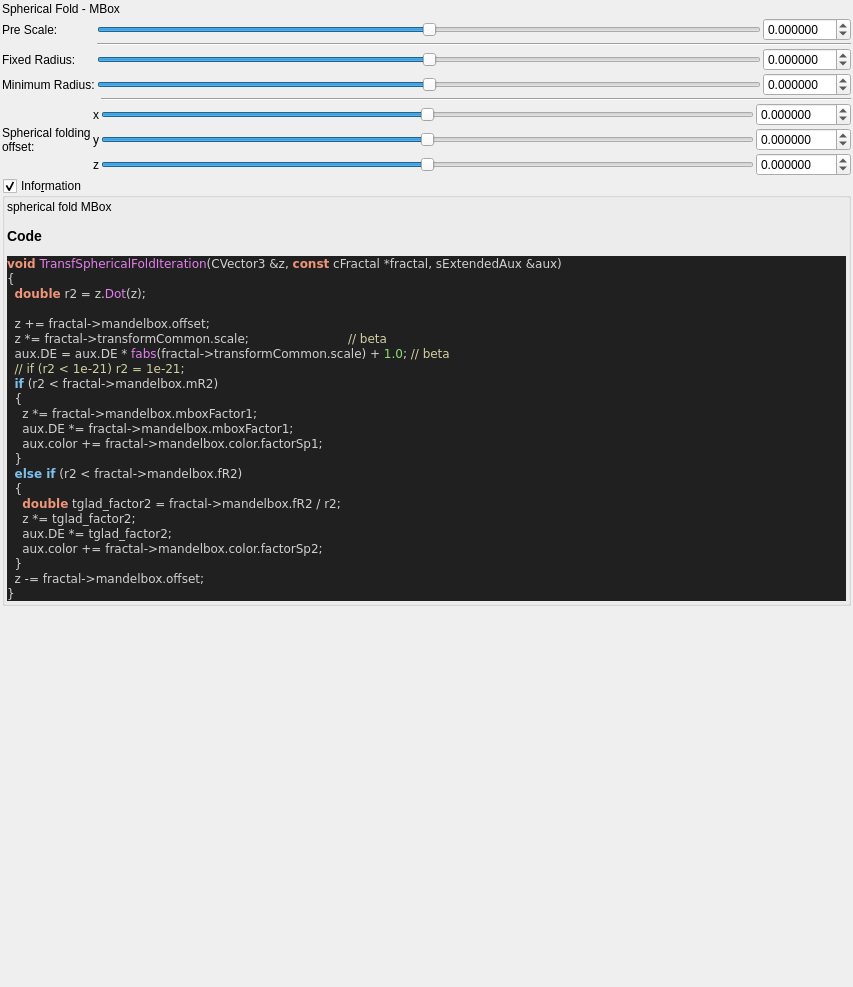
<?xml version="1.0" encoding="UTF-8"?>
<ui version="4.0">
 <class>Form</class>
 <widget class="QWidget" name="Form">
  <property name="geometry">
   <rect>
    <x>0</x>
    <y>0</y>
    <width>853</width>
    <height>987</height>
   </rect>
  </property>
  <property name="windowTitle">
   <string notr="true">transf_spherical_fold</string>
  </property>
  <layout class="QVBoxLayout" name="verticalLayout">
   <property name="spacing">
    <number>2</number>
   </property>
   <property name="leftMargin">
    <number>2</number>
   </property>
   <property name="topMargin">
    <number>2</number>
   </property>
   <property name="rightMargin">
    <number>2</number>
   </property>
   <property name="bottomMargin">
    <number>2</number>
   </property>
   <item>
    <widget class="QLabel" name="label_17">
     <property name="text">
      <string>Spherical Fold - MBox</string>
     </property>
    </widget>
   </item>
   <item>
    <layout class="QGridLayout" name="gridLayout_2">
     <item row="0" column="0">
      <widget class="QLabel" name="label_18">
       <property name="text">
        <string>Pre Scale:</string>
       </property>
      </widget>
     </item>
     <item row="2" column="0">
      <widget class="QLabel" name="label_16">
       <property name="text">
        <string>Fixed Radius:</string>
       </property>
      </widget>
     </item>
     <item row="2" column="2">
      <widget class="MyDoubleSpinBox" name="spinbox_mandelbox_folding_fixed_radius">
       <property name="sizePolicy">
        <sizepolicy hsizetype="Minimum" vsizetype="Maximum">
         <horstretch>0</horstretch>
         <verstretch>0</verstretch>
        </sizepolicy>
       </property>
       <property name="prefix">
        <string/>
       </property>
       <property name="suffix">
        <string/>
       </property>
       <property name="decimals">
        <number>6</number>
       </property>
       <property name="minimum">
        <double>-99.989999999999995</double>
       </property>
       <property name="maximum">
        <double>99.989999999999995</double>
       </property>
       <property name="singleStep">
        <double>0.100000000000000</double>
       </property>
      </widget>
     </item>
     <item row="0" column="2">
      <widget class="MyDoubleSpinBox" name="spinbox_transf_scale">
       <property name="sizePolicy">
        <sizepolicy hsizetype="Minimum" vsizetype="Maximum">
         <horstretch>0</horstretch>
         <verstretch>0</verstretch>
        </sizepolicy>
       </property>
       <property name="prefix">
        <string/>
       </property>
       <property name="suffix">
        <string/>
       </property>
       <property name="decimals">
        <number>6</number>
       </property>
       <property name="minimum">
        <double>-99.989999999999995</double>
       </property>
       <property name="maximum">
        <double>99.989999999999995</double>
       </property>
       <property name="singleStep">
        <double>0.100000000000000</double>
       </property>
      </widget>
     </item>
     <item row="2" column="1">
      <widget class="QSlider" name="slider_mandelbox_folding_fixed_radius">
       <property name="sizePolicy">
        <sizepolicy hsizetype="Expanding" vsizetype="Maximum">
         <horstretch>0</horstretch>
         <verstretch>0</verstretch>
        </sizepolicy>
       </property>
       <property name="minimum">
        <number>-5000000</number>
       </property>
       <property name="maximum">
        <number>5000000</number>
       </property>
       <property name="value">
        <number>0</number>
       </property>
       <property name="sliderPosition">
        <number>0</number>
       </property>
       <property name="orientation">
        <enum>Qt::Horizontal</enum>
       </property>
      </widget>
     </item>
     <item row="3" column="2">
      <widget class="MyDoubleSpinBox" name="spinbox_mandelbox_folding_min_radius">
       <property name="sizePolicy">
        <sizepolicy hsizetype="Minimum" vsizetype="Maximum">
         <horstretch>0</horstretch>
         <verstretch>0</verstretch>
        </sizepolicy>
       </property>
       <property name="prefix">
        <string/>
       </property>
       <property name="suffix">
        <string/>
       </property>
       <property name="decimals">
        <number>6</number>
       </property>
       <property name="minimum">
        <double>-99.989999999999995</double>
       </property>
       <property name="maximum">
        <double>99.989999999999995</double>
       </property>
       <property name="singleStep">
        <double>0.100000000000000</double>
       </property>
      </widget>
     </item>
     <item row="3" column="0">
      <widget class="QLabel" name="label_47">
       <property name="text">
        <string>Minimum Radius:</string>
       </property>
      </widget>
     </item>
     <item row="3" column="1">
      <widget class="QSlider" name="slider_mandelbox_folding_min_radius">
       <property name="sizePolicy">
        <sizepolicy hsizetype="Expanding" vsizetype="Maximum">
         <horstretch>0</horstretch>
         <verstretch>0</verstretch>
        </sizepolicy>
       </property>
       <property name="minimum">
        <number>-5000000</number>
       </property>
       <property name="maximum">
        <number>5000000</number>
       </property>
       <property name="value">
        <number>0</number>
       </property>
       <property name="sliderPosition">
        <number>0</number>
       </property>
       <property name="orientation">
        <enum>Qt::Horizontal</enum>
       </property>
      </widget>
     </item>
     <item row="0" column="1">
      <widget class="QSlider" name="slider_transf_scale">
       <property name="sizePolicy">
        <sizepolicy hsizetype="Expanding" vsizetype="Maximum">
         <horstretch>0</horstretch>
         <verstretch>0</verstretch>
        </sizepolicy>
       </property>
       <property name="minimum">
        <number>-5000000</number>
       </property>
       <property name="maximum">
        <number>5000000</number>
       </property>
       <property name="value">
        <number>0</number>
       </property>
       <property name="sliderPosition">
        <number>0</number>
       </property>
       <property name="orientation">
        <enum>Qt::Horizontal</enum>
       </property>
      </widget>
     </item>
     <item row="1" column="1" colspan="2">
      <widget class="Line" name="line">
       <property name="orientation">
        <enum>Qt::Horizontal</enum>
       </property>
      </widget>
     </item>
    </layout>
   </item>
   <item>
    <layout class="QGridLayout" name="gridLayout_16">
     <property name="spacing">
      <number>2</number>
     </property>
     <item row="3" column="2">
      <widget class="QSlider" name="slider3_mandelbox_offset_x">
       <property name="sizePolicy">
        <sizepolicy hsizetype="Expanding" vsizetype="Maximum">
         <horstretch>0</horstretch>
         <verstretch>0</verstretch>
        </sizepolicy>
       </property>
       <property name="minimum">
        <number>-5000000</number>
       </property>
       <property name="maximum">
        <number>5000000</number>
       </property>
       <property name="singleStep">
        <number>1</number>
       </property>
       <property name="orientation">
        <enum>Qt::Horizontal</enum>
       </property>
      </widget>
     </item>
     <item row="3" column="0" rowspan="3">
      <widget class="QLabel" name="label_15">
       <property name="text">
        <string>Spherical folding
offset:</string>
       </property>
      </widget>
     </item>
     <item row="5" column="2">
      <widget class="QSlider" name="slider3_mandelbox_offset_z">
       <property name="sizePolicy">
        <sizepolicy hsizetype="Expanding" vsizetype="Maximum">
         <horstretch>0</horstretch>
         <verstretch>0</verstretch>
        </sizepolicy>
       </property>
       <property name="minimum">
        <number>-5000000</number>
       </property>
       <property name="maximum">
        <number>5000000</number>
       </property>
       <property name="singleStep">
        <number>1</number>
       </property>
       <property name="orientation">
        <enum>Qt::Horizontal</enum>
       </property>
      </widget>
     </item>
     <item row="4" column="2">
      <widget class="QSlider" name="slider3_mandelbox_offset_y">
       <property name="sizePolicy">
        <sizepolicy hsizetype="Expanding" vsizetype="Maximum">
         <horstretch>0</horstretch>
         <verstretch>0</verstretch>
        </sizepolicy>
       </property>
       <property name="minimum">
        <number>-5000000</number>
       </property>
       <property name="maximum">
        <number>5000000</number>
       </property>
       <property name="singleStep">
        <number>1</number>
       </property>
       <property name="orientation">
        <enum>Qt::Horizontal</enum>
       </property>
      </widget>
     </item>
     <item row="5" column="3">
      <widget class="MyDoubleSpinBox" name="spinbox3_mandelbox_offset_z">
       <property name="sizePolicy">
        <sizepolicy hsizetype="Minimum" vsizetype="Maximum">
         <horstretch>0</horstretch>
         <verstretch>0</verstretch>
        </sizepolicy>
       </property>
       <property name="prefix">
        <string/>
       </property>
       <property name="suffix">
        <string/>
       </property>
       <property name="decimals">
        <number>6</number>
       </property>
       <property name="minimum">
        <double>-100.000000000000000</double>
       </property>
       <property name="maximum">
        <double>100.000000000000000</double>
       </property>
       <property name="singleStep">
        <double>0.100000000000000</double>
       </property>
      </widget>
     </item>
     <item row="4" column="3">
      <widget class="MyDoubleSpinBox" name="spinbox3_mandelbox_offset_y">
       <property name="sizePolicy">
        <sizepolicy hsizetype="Minimum" vsizetype="Maximum">
         <horstretch>0</horstretch>
         <verstretch>0</verstretch>
        </sizepolicy>
       </property>
       <property name="prefix">
        <string/>
       </property>
       <property name="suffix">
        <string/>
       </property>
       <property name="decimals">
        <number>6</number>
       </property>
       <property name="minimum">
        <double>-100.000000000000000</double>
       </property>
       <property name="maximum">
        <double>100.000000000000000</double>
       </property>
       <property name="singleStep">
        <double>0.100000000000000</double>
       </property>
      </widget>
     </item>
     <item row="3" column="3">
      <widget class="MyDoubleSpinBox" name="spinbox3_mandelbox_offset_x">
       <property name="sizePolicy">
        <sizepolicy hsizetype="Minimum" vsizetype="Maximum">
         <horstretch>0</horstretch>
         <verstretch>0</verstretch>
        </sizepolicy>
       </property>
       <property name="prefix">
        <string/>
       </property>
       <property name="suffix">
        <string/>
       </property>
       <property name="decimals">
        <number>6</number>
       </property>
       <property name="minimum">
        <double>-100.000000000000000</double>
       </property>
       <property name="maximum">
        <double>100.000000000000000</double>
       </property>
       <property name="singleStep">
        <double>0.100000000000000</double>
       </property>
      </widget>
     </item>
     <item row="5" column="1">
      <widget class="QLabel" name="label_117">
       <property name="sizePolicy">
        <sizepolicy hsizetype="Preferred" vsizetype="Preferred">
         <horstretch>0</horstretch>
         <verstretch>0</verstretch>
        </sizepolicy>
       </property>
       <property name="text">
        <string notr="true">z</string>
       </property>
       <property name="alignment">
        <set>Qt::AlignRight|Qt::AlignTrailing|Qt::AlignVCenter</set>
       </property>
      </widget>
     </item>
     <item row="4" column="1">
      <widget class="QLabel" name="label_116">
       <property name="sizePolicy">
        <sizepolicy hsizetype="Preferred" vsizetype="Preferred">
         <horstretch>0</horstretch>
         <verstretch>0</verstretch>
        </sizepolicy>
       </property>
       <property name="text">
        <string notr="true">y</string>
       </property>
       <property name="alignment">
        <set>Qt::AlignRight|Qt::AlignTrailing|Qt::AlignVCenter</set>
       </property>
      </widget>
     </item>
     <item row="3" column="1">
      <widget class="QLabel" name="label_115">
       <property name="sizePolicy">
        <sizepolicy hsizetype="Preferred" vsizetype="Preferred">
         <horstretch>0</horstretch>
         <verstretch>0</verstretch>
        </sizepolicy>
       </property>
       <property name="text">
        <string notr="true">x</string>
       </property>
       <property name="alignment">
        <set>Qt::AlignRight|Qt::AlignTrailing|Qt::AlignVCenter</set>
       </property>
      </widget>
     </item>
     <item row="0" column="2" colspan="2">
      <widget class="Line" name="line_2">
       <property name="orientation">
        <enum>Qt::Horizontal</enum>
       </property>
      </widget>
     </item>
    </layout>
   </item>
   <item>
    <widget class="MyGroupBox" name="groupCheck_info">
     <property name="title">
      <string>Info&amp;rmation</string>
     </property>
     <property name="flat">
      <bool>false</bool>
     </property>
     <property name="checkable">
      <bool>true</bool>
     </property>
     <layout class="QVBoxLayout" name="verticalLayout_2">
      <property name="spacing">
       <number>2</number>
      </property>
      <property name="leftMargin">
       <number>2</number>
      </property>
      <property name="topMargin">
       <number>2</number>
      </property>
      <property name="rightMargin">
       <number>2</number>
      </property>
      <property name="bottomMargin">
       <number>2</number>
      </property>
      <item>
       <widget class="QLabel" name="label_code_content">
        <property name="text">
         <string notr="true">&lt;p&gt;spherical fold MBox&lt;/p&gt;&lt;table&gt;
&lt;/table&gt;
&lt;h3&gt;Code&lt;/h3&gt;
&lt;body style=&quot;background-color:#202020&quot;&gt;
&lt;pre style=&quot;color:#d0d0d0; background-color:#202020;  font-family:'Courier New',monospace;&quot;&gt;&lt;span style=&quot;color:#f09479; font-weight:bold&quot;&gt;void&lt;/span&gt; &lt;span style=&quot;color:#e47eed&quot;&gt;TransfSphericalFoldIteration&lt;/span&gt;&lt;span style=&quot;color:#d0d0d0&quot;&gt;(&lt;/span&gt;CVector3 &lt;span style=&quot;color:#d0d0d0&quot;&gt;&amp;amp;&lt;/span&gt;z&lt;span style=&quot;color:#d0d0d0&quot;&gt;,&lt;/span&gt; &lt;span style=&quot;color:#f09479; font-weight:bold&quot;&gt;const&lt;/span&gt; cFractal &lt;span style=&quot;color:#d0d0d0&quot;&gt;*&lt;/span&gt;fractal&lt;span style=&quot;color:#d0d0d0&quot;&gt;,&lt;/span&gt; sExtendedAux &lt;span style=&quot;color:#d0d0d0&quot;&gt;&amp;amp;&lt;/span&gt;aux&lt;span style=&quot;color:#d0d0d0&quot;&gt;)&lt;/span&gt;
&lt;span style=&quot;color:#d0d0d0&quot;&gt;{&lt;/span&gt;
  &lt;span style=&quot;color:#f09479; font-weight:bold&quot;&gt;double&lt;/span&gt; r2 &lt;span style=&quot;color:#d0d0d0&quot;&gt;=&lt;/span&gt; z&lt;span style=&quot;color:#d0d0d0&quot;&gt;.&lt;/span&gt;&lt;span style=&quot;color:#e47eed&quot;&gt;Dot&lt;/span&gt;&lt;span style=&quot;color:#d0d0d0&quot;&gt;(&lt;/span&gt;z&lt;span style=&quot;color:#d0d0d0&quot;&gt;);&lt;/span&gt;

  z &lt;span style=&quot;color:#d0d0d0&quot;&gt;+=&lt;/span&gt; fractal&lt;span style=&quot;color:#d0d0d0&quot;&gt;-&amp;gt;&lt;/span&gt;mandelbox&lt;span style=&quot;color:#d0d0d0&quot;&gt;.&lt;/span&gt;offset&lt;span style=&quot;color:#d0d0d0&quot;&gt;;&lt;/span&gt;
  z &lt;span style=&quot;color:#d0d0d0&quot;&gt;*=&lt;/span&gt; fractal&lt;span style=&quot;color:#d0d0d0&quot;&gt;-&amp;gt;&lt;/span&gt;transformCommon&lt;span style=&quot;color:#d0d0d0&quot;&gt;.&lt;/span&gt;scale&lt;span style=&quot;color:#d0d0d0&quot;&gt;;&lt;/span&gt;                          &lt;span style=&quot;color:#d0d0a0&quot;&gt;// beta&lt;/span&gt;
  aux&lt;span style=&quot;color:#d0d0d0&quot;&gt;.&lt;/span&gt;DE &lt;span style=&quot;color:#d0d0d0&quot;&gt;=&lt;/span&gt; aux&lt;span style=&quot;color:#d0d0d0&quot;&gt;.&lt;/span&gt;DE &lt;span style=&quot;color:#d0d0d0&quot;&gt;*&lt;/span&gt; &lt;span style=&quot;color:#e47eed&quot;&gt;fabs&lt;/span&gt;&lt;span style=&quot;color:#d0d0d0&quot;&gt;(&lt;/span&gt;fractal&lt;span style=&quot;color:#d0d0d0&quot;&gt;-&amp;gt;&lt;/span&gt;transformCommon&lt;span style=&quot;color:#d0d0d0&quot;&gt;.&lt;/span&gt;scale&lt;span style=&quot;color:#d0d0d0&quot;&gt;) +&lt;/span&gt; &lt;span style=&quot;color:#87df71&quot;&gt;1.0&lt;/span&gt;&lt;span style=&quot;color:#d0d0d0&quot;&gt;;&lt;/span&gt; &lt;span style=&quot;color:#d0d0a0&quot;&gt;// beta&lt;/span&gt;
  &lt;span style=&quot;color:#d0d0a0&quot;&gt;// if (r2 &amp;lt; 1e-21) r2 = 1e-21;&lt;/span&gt;
  &lt;span style=&quot;color:#7ec0ee; font-weight:bold&quot;&gt;if&lt;/span&gt; &lt;span style=&quot;color:#d0d0d0&quot;&gt;(&lt;/span&gt;r2 &lt;span style=&quot;color:#d0d0d0&quot;&gt;&amp;lt;&lt;/span&gt; fractal&lt;span style=&quot;color:#d0d0d0&quot;&gt;-&amp;gt;&lt;/span&gt;mandelbox&lt;span style=&quot;color:#d0d0d0&quot;&gt;.&lt;/span&gt;mR2&lt;span style=&quot;color:#d0d0d0&quot;&gt;)&lt;/span&gt;
  &lt;span style=&quot;color:#d0d0d0&quot;&gt;{&lt;/span&gt;
    z &lt;span style=&quot;color:#d0d0d0&quot;&gt;*=&lt;/span&gt; fractal&lt;span style=&quot;color:#d0d0d0&quot;&gt;-&amp;gt;&lt;/span&gt;mandelbox&lt;span style=&quot;color:#d0d0d0&quot;&gt;.&lt;/span&gt;mboxFactor1&lt;span style=&quot;color:#d0d0d0&quot;&gt;;&lt;/span&gt;
    aux&lt;span style=&quot;color:#d0d0d0&quot;&gt;.&lt;/span&gt;DE &lt;span style=&quot;color:#d0d0d0&quot;&gt;*=&lt;/span&gt; fractal&lt;span style=&quot;color:#d0d0d0&quot;&gt;-&amp;gt;&lt;/span&gt;mandelbox&lt;span style=&quot;color:#d0d0d0&quot;&gt;.&lt;/span&gt;mboxFactor1&lt;span style=&quot;color:#d0d0d0&quot;&gt;;&lt;/span&gt;
    aux&lt;span style=&quot;color:#d0d0d0&quot;&gt;.&lt;/span&gt;color &lt;span style=&quot;color:#d0d0d0&quot;&gt;+=&lt;/span&gt; fractal&lt;span style=&quot;color:#d0d0d0&quot;&gt;-&amp;gt;&lt;/span&gt;mandelbox&lt;span style=&quot;color:#d0d0d0&quot;&gt;.&lt;/span&gt;color&lt;span style=&quot;color:#d0d0d0&quot;&gt;.&lt;/span&gt;factorSp1&lt;span style=&quot;color:#d0d0d0&quot;&gt;;&lt;/span&gt;
  &lt;span style=&quot;color:#d0d0d0&quot;&gt;}&lt;/span&gt;
  &lt;span style=&quot;color:#7ec0ee; font-weight:bold&quot;&gt;else if&lt;/span&gt; &lt;span style=&quot;color:#d0d0d0&quot;&gt;(&lt;/span&gt;r2 &lt;span style=&quot;color:#d0d0d0&quot;&gt;&amp;lt;&lt;/span&gt; fractal&lt;span style=&quot;color:#d0d0d0&quot;&gt;-&amp;gt;&lt;/span&gt;mandelbox&lt;span style=&quot;color:#d0d0d0&quot;&gt;.&lt;/span&gt;fR2&lt;span style=&quot;color:#d0d0d0&quot;&gt;)&lt;/span&gt;
  &lt;span style=&quot;color:#d0d0d0&quot;&gt;{&lt;/span&gt;
    &lt;span style=&quot;color:#f09479; font-weight:bold&quot;&gt;double&lt;/span&gt; tglad_factor2 &lt;span style=&quot;color:#d0d0d0&quot;&gt;=&lt;/span&gt; fractal&lt;span style=&quot;color:#d0d0d0&quot;&gt;-&amp;gt;&lt;/span&gt;mandelbox&lt;span style=&quot;color:#d0d0d0&quot;&gt;.&lt;/span&gt;fR2 &lt;span style=&quot;color:#d0d0d0&quot;&gt;/&lt;/span&gt; r2&lt;span style=&quot;color:#d0d0d0&quot;&gt;;&lt;/span&gt;
    z &lt;span style=&quot;color:#d0d0d0&quot;&gt;*=&lt;/span&gt; tglad_factor2&lt;span style=&quot;color:#d0d0d0&quot;&gt;;&lt;/span&gt;
    aux&lt;span style=&quot;color:#d0d0d0&quot;&gt;.&lt;/span&gt;DE &lt;span style=&quot;color:#d0d0d0&quot;&gt;*=&lt;/span&gt; tglad_factor2&lt;span style=&quot;color:#d0d0d0&quot;&gt;;&lt;/span&gt;
    aux&lt;span style=&quot;color:#d0d0d0&quot;&gt;.&lt;/span&gt;color &lt;span style=&quot;color:#d0d0d0&quot;&gt;+=&lt;/span&gt; fractal&lt;span style=&quot;color:#d0d0d0&quot;&gt;-&amp;gt;&lt;/span&gt;mandelbox&lt;span style=&quot;color:#d0d0d0&quot;&gt;.&lt;/span&gt;color&lt;span style=&quot;color:#d0d0d0&quot;&gt;.&lt;/span&gt;factorSp2&lt;span style=&quot;color:#d0d0d0&quot;&gt;;&lt;/span&gt;
  &lt;span style=&quot;color:#d0d0d0&quot;&gt;}&lt;/span&gt;
  z &lt;span style=&quot;color:#d0d0d0&quot;&gt;-=&lt;/span&gt; fractal&lt;span style=&quot;color:#d0d0d0&quot;&gt;-&amp;gt;&lt;/span&gt;mandelbox&lt;span style=&quot;color:#d0d0d0&quot;&gt;.&lt;/span&gt;offset&lt;span style=&quot;color:#d0d0d0&quot;&gt;;&lt;/span&gt;
&lt;span style=&quot;color:#d0d0d0&quot;&gt;}&lt;/span&gt;
&lt;/pre&gt;
&lt;/body&gt;</string>
        </property>
        <property name="wordWrap">
         <bool>true</bool>
        </property>
        <property name="openExternalLinks">
         <bool>true</bool>
        </property>
        <property name="textInteractionFlags">
         <set>Qt::LinksAccessibleByMouse|Qt::TextSelectableByMouse</set>
        </property>
       </widget>
      </item>
     </layout>
    </widget>
   </item>
   <item>
    <spacer name="verticalSpacer">
     <property name="orientation">
      <enum>Qt::Vertical</enum>
     </property>
     <property name="sizeHint" stdset="0">
      <size>
       <width>20</width>
       <height>40</height>
      </size>
     </property>
    </spacer>
   </item>
  </layout>
 </widget>
 <customwidgets>
  <customwidget>
   <class>MyGroupBox</class>
   <extends>QGroupBox</extends>
   <header>my_group_box.h</header>
   <container>1</container>
  </customwidget>
  <customwidget>
   <class>MyDoubleSpinBox</class>
   <extends>QDoubleSpinBox</extends>
   <header>my_double_spin_box.h</header>
  </customwidget>
 </customwidgets>
 <tabstops>
  <tabstop>slider_mandelbox_folding_fixed_radius</tabstop>
  <tabstop>spinbox_mandelbox_folding_fixed_radius</tabstop>
  <tabstop>slider_mandelbox_folding_min_radius</tabstop>
  <tabstop>spinbox_mandelbox_folding_min_radius</tabstop>
  <tabstop>slider3_mandelbox_offset_x</tabstop>
  <tabstop>spinbox3_mandelbox_offset_x</tabstop>
  <tabstop>slider3_mandelbox_offset_y</tabstop>
  <tabstop>spinbox3_mandelbox_offset_y</tabstop>
  <tabstop>slider3_mandelbox_offset_z</tabstop>
  <tabstop>spinbox3_mandelbox_offset_z</tabstop>
  <tabstop>groupCheck_info</tabstop>
 </tabstops>
 <resources/>
 <connections/>
</ui>
